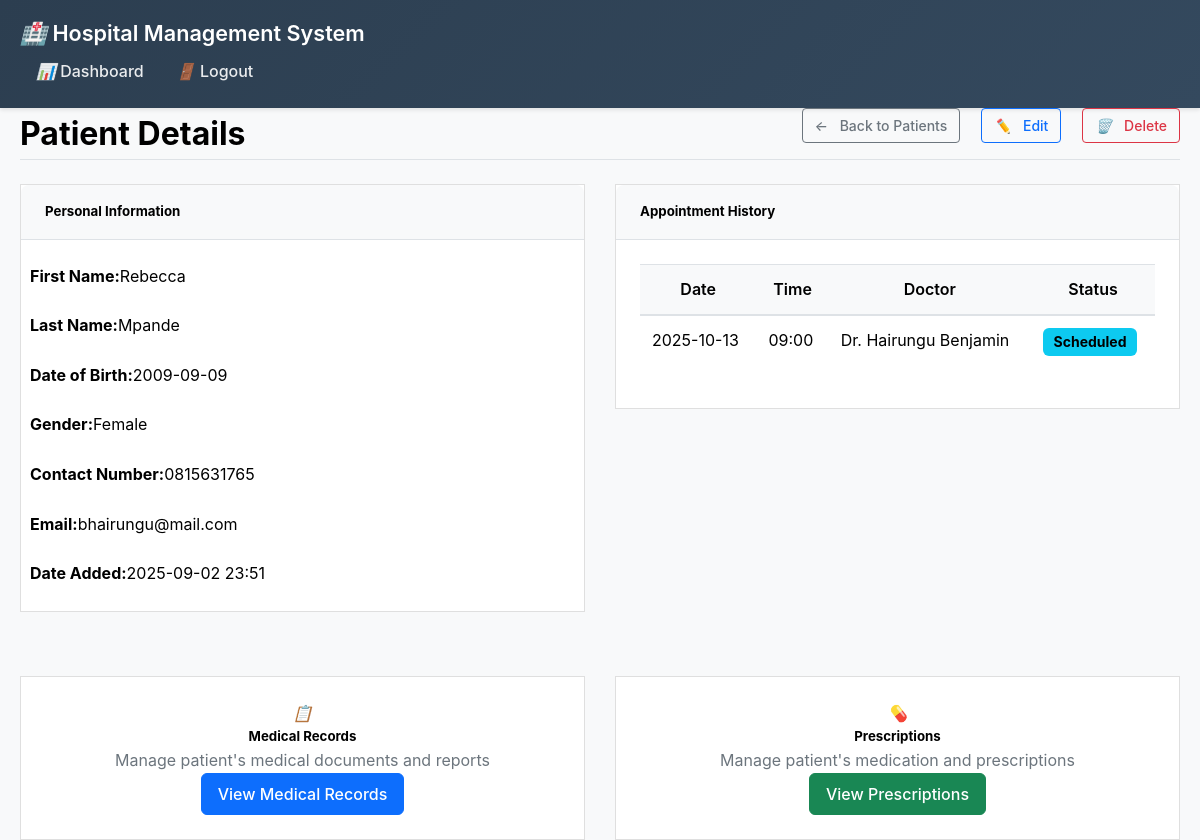
Screenshot of /view_patient/1 (signed in) with the database file from the repository.
### models.py (models this page shows, shortened)
class Patient(db.Model):
    id = db.Column(db.Integer, primary_key=True)
    first_name = db.Column(db.String(50), nullable=False)
    last_name = db.Column(db.String(50), nullable=False)
    date_of_birth = db.Column(db.Date, nullable=False)
    gender = db.Column(db.String(10), nullable=False)
    contact_number = db.Column(db.String(15))
    email = db.Column(db.String(120))
    created_at = db.Column(db.DateTime, default=datetime.utcnow)
    appointments = db.relationship('Appointment', backref='patient', lazy=True)

class Appointment(db.Model):
    id = db.Column(db.Integer, primary_key=True)
    patient_id = db.Column(db.Integer, db.ForeignKey('patient.id'), nullable=False)
    doctor_id = db.Column(db.Integer, db.ForeignKey('doctor.id'), nullable=False)
    appointment_date = db.Column(db.Date, nullable=False)
    appointment_time = db.Column(db.Time, nullable=False)
    duration = db.Column(db.Integer, default=60)  # Duration in minutes
    diagnosis = db.Column(db.Text, nullable=False)
    status = db.Column(db.String(20), default='Scheduled')
    created_at = db.Column(db.DateTime, default=datetime.utcnow)

class Doctor(db.Model):
    id = db.Column(db.Integer, primary_key=True)
    first_name = db.Column(db.String(50), nullable=False)
    last_name = db.Column(db.String(50), nullable=False)
    gender = db.Column(db.String(10), nullable=False)
    specialization = db.Column(db.String(100), nullable=False)
    contact_number = db.Column(db.String(15))
    email = db.Column(db.String(120))
    created_at = db.Column(db.DateTime, default=datetime.utcnow)
    appointments = db.relationship('Appointment', backref='doctor', lazy=True)

### app.py (the view)
@app.route('/view_patient/<int:patient_id>')
@login_required
def view_patient(patient_id):
    patient = Patient.query.get_or_404(patient_id)
    appointments = Appointment.query.filter_by(patient_id=patient_id).all()
    return render_template_with_role('view_patient.html', title='View Patient', patient=patient, appointments=appointments)

### app.py (called while the page is built)
@login_manager.user_loader
def load_user(user_id):
    return User.query.get(int(user_id))

def render_template_with_role(template, **context):
    if current_user.is_authenticated and current_user.role == 'admin':
        base_template = 'base_admin.html'
    else:
        base_template = 'base_user.html'
    return render_template(template, base_template=base_template, **context)

@app.context_processor
def inject_today_date():
    return {'min_date': date.today().strftime('%Y-%m-%d')}

### templates/view_patient.html (shortened to what this page needs)
{% extends "base.html" %}
{% block content %}
<div class="d-flex justify-content-between flex-wrap flex-md-nowrap align-items-center pt-3 pb-2 mb-3 border-bottom">
    <h1 class="h2">Patient Details</h1>
    <div class="btn-toolbar mb-2 mb-md-0">
        <a href="{{ url_for('patients') }}" class="btn btn-sm btn-outline-secondary me-2">
            <i class="fas fa-arrow-left me-1"></i> Back to Patients
        </a>
        <a href="{{ url_for('edit_patient', patient_id=patient.id) }}" class="btn btn-sm btn-outline-primary me-2">
            <i class="fas fa-edit me-1"></i> Edit
        </a>
        <a href="{{ url_for('delete_patient', patient_id=patient.id) }}" class="btn btn-sm btn-outline-danger btn-delete">
            <i class="fas fa-trash me-1"></i> Delete
        </a>
    </div>
</div>
<div class="row">
    <div class="col-md-6">
        <div class="card mb-4">
            <div class="card-header">
                <h5 class="card-title">Personal Information</h5>
            </div>
            <div class="card-body">
                <div class="row mb-3">
                    <div class="col-sm-4 fw-bold">First Name:</div>
                    <div class="col-sm-8">{{ patient.first_name }}</div>
                </div>
                <div class="row mb-3">
                    <div class="col-sm-4 fw-bold">Last Name:</div>
                    <div class="col-sm-8">{{ patient.last_name }}</div>
                </div>
                <div class="row mb-3">
                    <div class="col-sm-4 fw-bold">Date of Birth:</div>
                    <div class="col-sm-8">{{ patient.date_of_birth }}</div>
                </div>
                <div class="row mb-3">
                    <div class="col-sm-4 fw-bold">Gender:</div>
                    <div class="col-sm-8">{{ patient.gender }}</div>
                </div>
                <div class="row mb-3">
                    <div class="col-sm-4 fw-bold">Contact Number:</div>
                    <div class="col-sm-8">{{ patient.contact_number or 'N/A' }}</div>
                </div>
                <div class="row mb-3">
                    <div class="col-sm-4 fw-bold">Email:</div>
                    <div class="col-sm-8">{{ patient.email or 'N/A' }}</div>
                </div>
                <div class="row">
                    <div class="col-sm-4 fw-bold">Date Added:</div>
                    <div class="col-sm-8">{{ patient.created_at.strftime('%Y-%m-%d %H:%M') }}</div>
                </div>
            </div>
        </div>
    </div>
    <div class="col-md-6">
        <div class="card">
            <div class="card-header">
                <h5 class="card-title">Appointment History</h5>
            </div>
            <div class="card-body">
                {% if appointments %}
                <div class="table-responsive">
                    <table class="table table-sm">
                        <thead>
                            <tr>
                                <th>Date</th>
                                <th>Time</th>
                                <th>Doctor</th>
                                <th>Status</th>
                            </tr>
                        </thead>
                        <tbody>
                            {% for appointment in appointments %}
                            <tr>
                                <td>{{ appointment.appointment_date }}</td>
                                <td>{{ appointment.appointment_time.strftime('%H:%M') }}</td>
                                <td>Dr. {{ appointment.doctor.first_name }} {{ appointment.doctor.last_name }}</td>
                                <td><span class="badge bg-{% if appointment.status == 'Completed' %}success{% elif appointment.status == 'Cancelled' %}danger{% else %}info{% endif %}">{{ appointment.status }}</span></td>
                            </tr>
                            {% endfor %}
                        </tbody>
                    </table>
                </div>
                {% else %}
                <p class="text-muted">No appointment history found.</p>
                {% endif %}
            </div>
        </div>
    </div>
</div>
<div class="row mt-4">
    <div class="col-md-6">
        <div class="card">
            <div class="card-body text-center">
                <i class="fas fa-file-medical fa-2x text-primary mb-3"></i>
                <h5>Medical Records</h5>
                <p class="text-muted">Manage patient's medical documents and reports</p>
                <a href="{{ url_for('patient_medical_records', patient_id=patient.id) }}" class="btn btn-primary">
                    View Medical Records
                </a>
            </div>
        </div>
    </div>
    <div class="col-md-6">
        <div class="card">
            <div class="card-body text-center">
                <i class="fas fa-prescription fa-2x text-success mb-3"></i>
                <h5>Prescriptions</h5>
                <p class="text-muted">Manage patient's medication and prescriptions</p>
                <a href="{{ url_for('patient_prescriptions', patient_id=patient.id) }}" class="btn btn-success">
                    View Prescriptions
                </a>
            </div>
        </div>
    </div>
</div>
{% endblock %}

### templates/base.html (style rules this page uses)
.admin-body { background-color: #f8f9fa; min-height: 100vh; }
.badge { font-size: 0.75em; }
.table th { border-top: none; font-weight: 600; background-color: #f8f9fa; }
.btn { border-radius: 0.375rem; }
.card-header { border-top-left-radius: 0.5rem !important; border-top-right-radius: 0.5rem !important; background: #f8f9fa !important; border-bottom: 1px solid #dee2e6 !important; }
* { box-sizing: border-box; margin: 0; padding: 0; }
body { font-family: -apple-system, BlinkMacSystemFont, 'Segoe UI', Roboto, sans-serif; line-height: 1.6; color: #000000 !important; background-color: #f8f9fa; }
.row { display: flex; flex-wrap: wrap; margin: 0 -15px; }
.col-md-6 { flex: 0 0 50%; max-width: 50%; padding: 0 15px; }
.card { background: #fff; border: 1px solid rgba(0,0,0,.125); position: relative; color: #000000 !important; }
.card-body { flex: 1 1 auto; padding: 1.5rem; }
.card-header { padding: 1rem 1.5rem; margin-bottom: 0; color: #000000 !important; font-weight: 600; }
.btn { display: inline-block; font-weight: 500; line-height: 1.5; color: #ffffff !important; text-align: center; text-decoration: none; vertical-align: middle; cursor: pointer; user-select: none; background-color: transparent; border: 1px solid transparent; padding: 0.5rem 1rem; font-size: 1rem; border-radius: 0.375rem; transition: all 0.2s ease-in-out; }
.btn-primary { background-color: #0d6efd; border-color: #0d6efd; }
.btn-success { background-color: #198754; border-color: #198754; }
.btn-outline-primary { color: #0d6efd !important; border-color: #0d6efd; background: transparent; }
.btn-outline-secondary { color: #6c757d !important; border-color: #6c757d; background: transparent; }
.btn-outline-danger { color: #dc3545 !important; border-color: #dc3545; background: transparent; }
.btn-sm { padding: 0.375rem 0.75rem; font-size: 0.875rem; border-radius: 0.25rem; }
.table { width: 100%; margin-bottom: 1rem; color: #000000 !important; border-collapse: collapse; }
.table th, .table td { padding: 0.75rem; vertical-align: top; border-top: 1px solid #dee2e6; color: #000000 !important; }
.table thead th { vertical-align: bottom; border-bottom: 2px solid #dee2e6; background-color: #f8f9fa !important; color: #000000 !important; font-weight: 600; }
.text-center { text-align: center; }
.text-primary { color: #0d6efd !important; }
.text-success { color: #198754 !important; }
.text-muted { color: #6c757d !important; }
h1, h2, h3, h4, h5, h6, p, span, div, li, td, th, label { color: #000000 !important; }
.fw-bold { font-weight: 700; }
.mb-2 { margin-bottom: 1rem; }
.mb-3 { margin-bottom: 1.5rem; }
.mb-4 { margin-bottom: 2rem; }
.mt-4 { margin-top: 2rem; }
.me-1 { margin-right: 0.5rem; }
.me-2 { margin-right: 1rem; }
.d-flex { display: flex; }
.flex-wrap { flex-wrap: wrap; }
.justify-content-between { justify-content: space-between; }
.align-items-center { align-items: center; }
.border-bottom { border-bottom: 1px solid #dee2e6; }
.h2 { font-size: 2rem; font-weight: 700; }
.badge { display: inline-block; padding: 0.5em 0.75em; font-size: 0.875em; font-weight: 700; line-height: 1; text-align: center; white-space: nowrap; vertical-align: baseline; border-radius: 0.375rem; }
.bg-info { background-color: #0dcaf0; }
.fa-arrow-left::before { content: "←"; }
.fa-edit::before { content: "✏️"; }
.fa-trash::before { content: "🗑️"; }
.fa-file-medical::before { content: "📋"; }
.fa-prescription::before { content: "💊"; }

### rows the page displays
Patient: first_name "Rebecca", last_name "Mpande", date_of_birth "2009-09-09", gender "Female", contact_number "0815631765", email "bhairungu@mail.com", created_at "2025-09-02 23:51"
Appointment: appointment_date "2025-10-13", appointment_time "09:00", doctor.first_name "Hairungu", doctor.last_name "Benjamin", status "Scheduled"
